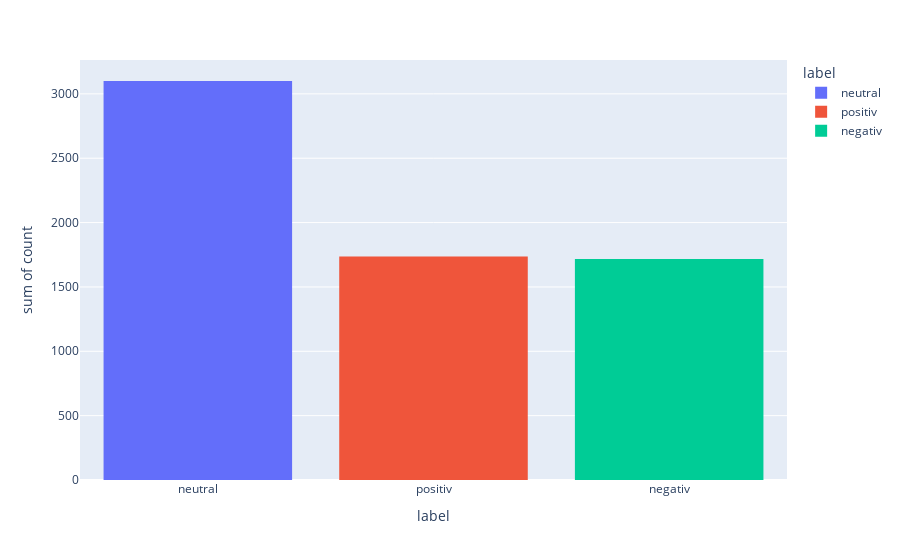

Notebook code cell kept with this figure:
### Code cell
genre_df = pd.DataFrame({'label':['neutral', 'positiv', 'negativ'],'count':[3100, 1736, 1717]})
fig = px.histogram(genre_df,x = 'label',y = 'count',color = 'label')
fig.show()

### Figure 1 — Plotly figure (JSON) as saved in the notebook; plotly's stock layout.template omitted (floating-point values rounded to 4 significant figures)
{"data": [{"alignmentgroup": "True", "bingroup": "x", "histfunc": "sum", "hovertemplate": "label=%{x}<br>sum of count=%{y}<extra></extra>", "legendgroup": "neutral", "marker": {"color": "#636efa", "pattern": {"shape": ""}}, "name": "neutral", "offsetgroup": "neutral", "orientation": "v", "showlegend": true, "type": "histogram", "x": ["neutral"], "xaxis": "x", "y": [3100], "yaxis": "y"}, {"alignmentgroup": "True", "bingroup": "x", "histfunc": "sum", "hovertemplate": "label=%{x}<br>sum of count=%{y}<extra></extra>", "legendgroup": "positiv", "marker": {"color": "#EF553B", "pattern": {"shape": ""}}, "name": "positiv", "offsetgroup": "positiv", "orientation": "v", "showlegend": true, "type": "histogram", "x": ["positiv"], "xaxis": "x", "y": [1736], "yaxis": "y"}, {"alignmentgroup": "True", "bingroup": "x", "histfunc": "sum", "hovertemplate": "label=%{x}<br>sum of count=%{y}<extra></extra>", "legendgroup": "negativ", "marker": {"color": "#00cc96", "pattern": {"shape": ""}}, "name": "negativ", "offsetgroup": "negativ", "orientation": "v", "showlegend": true, "type": "histogram", "x": ["negativ"], "xaxis": "x", "y": [1717], "yaxis": "y"}], "layout": {"barmode": "relative", "legend": {"title": {"text": "label"}, "tracegroupgap": 0}, "margin": {"t": 60}, "xaxis": {"anchor": "y", "categoryarray": ["neutral", "positiv", "negativ"], "categoryorder": "array", "domain": [0, 1], "title": {"text": "label"}}, "yaxis": {"anchor": "x", "domain": [0, 1], "title": {"text": "sum of count"}}}}
